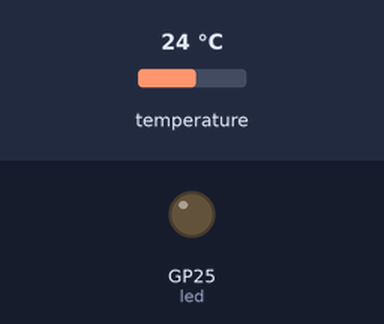
Recording of a program running on a simulated Raspberry Pi Pico running MicroPython. Shown: output pins drawn as LEDs (lit = HIGH). Dashed ring = blinking. The inputs (shaded band) are chosen by the test bench; at power-on: temperature 24 °C. What the program prints to the serial console is not drawn.

Above: at 1.0 s.
At 2.5 s:
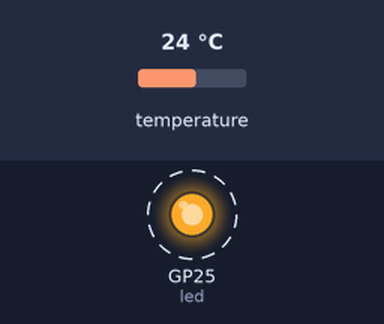
Timing chart, 0 to 4.6 s (numbered marks = the images above):
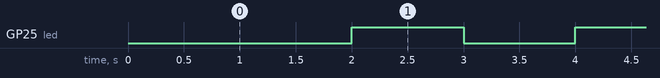

Measured:
- by itself, GP25 (led): alternates HIGH for 1.0 s and LOW for 1.0 s

The program:

main.py
```python
import blink, ds18x20_temp_reading
```

blink.py
```python
from machine import Pin, Timer
led = Pin(25, Pin.OUT)
LED_state = True
tim = Timer()

def tick(timer):
    global led, LED_state
    LED_state = not LED_state
    led.value(LED_state)

tim.init(freq=1, mode=Timer.PERIODIC, callback=tick)
```

ds18x20_temp_reading.py
```python
import machine, onewire, ds18x20, time
ds_pin = machine.Pin(22)
ds_sensor = ds18x20.DS18X20(onewire.OneWire(ds_pin))
roms = ds_sensor.scan()
print('Found DS devices: ', roms)
while True:
    ds_sensor.convert_temp()
    time.sleep_ms(750)
    for rom in roms:
        #print(rom)
        print(ds_sensor.read_temp(rom))
    time.sleep(5)
```
